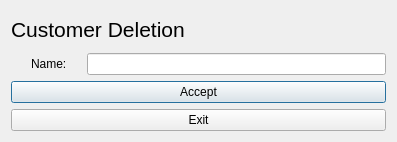
<?xml version="1.0" encoding="UTF-8"?>
<ui version="4.0">
 <class>deletemember</class>
 <widget class="QDialog" name="deletemember">
  <property name="geometry">
   <rect>
    <x>0</x>
    <y>0</y>
    <width>397</width>
    <height>142</height>
   </rect>
  </property>
  <property name="minimumSize">
   <size>
    <width>397</width>
    <height>142</height>
   </size>
  </property>
  <property name="maximumSize">
   <size>
    <width>397</width>
    <height>142</height>
   </size>
  </property>
  <property name="windowTitle">
   <string>Dialog</string>
  </property>
  <layout class="QVBoxLayout" name="verticalLayout">
   <item>
    <widget class="QLabel" name="label">
     <property name="font">
      <font>
       <pointsize>16</pointsize>
      </font>
     </property>
     <property name="text">
      <string>Customer Deletion</string>
     </property>
    </widget>
   </item>
   <item>
    <layout class="QHBoxLayout" name="horizontalLayout_1">
     <property name="spacing">
      <number>20</number>
     </property>
     <property name="leftMargin">
      <number>20</number>
     </property>
     <property name="rightMargin">
      <number>0</number>
     </property>
     <item>
      <widget class="QLabel" name="nameLabel">
       <property name="text">
        <string>Name:</string>
       </property>
       <property name="buddy">
        <cstring>nameLineEdit</cstring>
       </property>
      </widget>
     </item>
     <item>
      <widget class="QLineEdit" name="nameLineEdit"/>
     </item>
    </layout>
   </item>
   <item>
    <widget class="QPushButton" name="accept">
     <property name="text">
      <string>Accept</string>
     </property>
    </widget>
   </item>
   <item>
    <widget class="QPushButton" name="exit">
     <property name="text">
      <string>Exit</string>
     </property>
    </widget>
   </item>
  </layout>
 </widget>
 <resources/>
 <connections/>
</ui>
